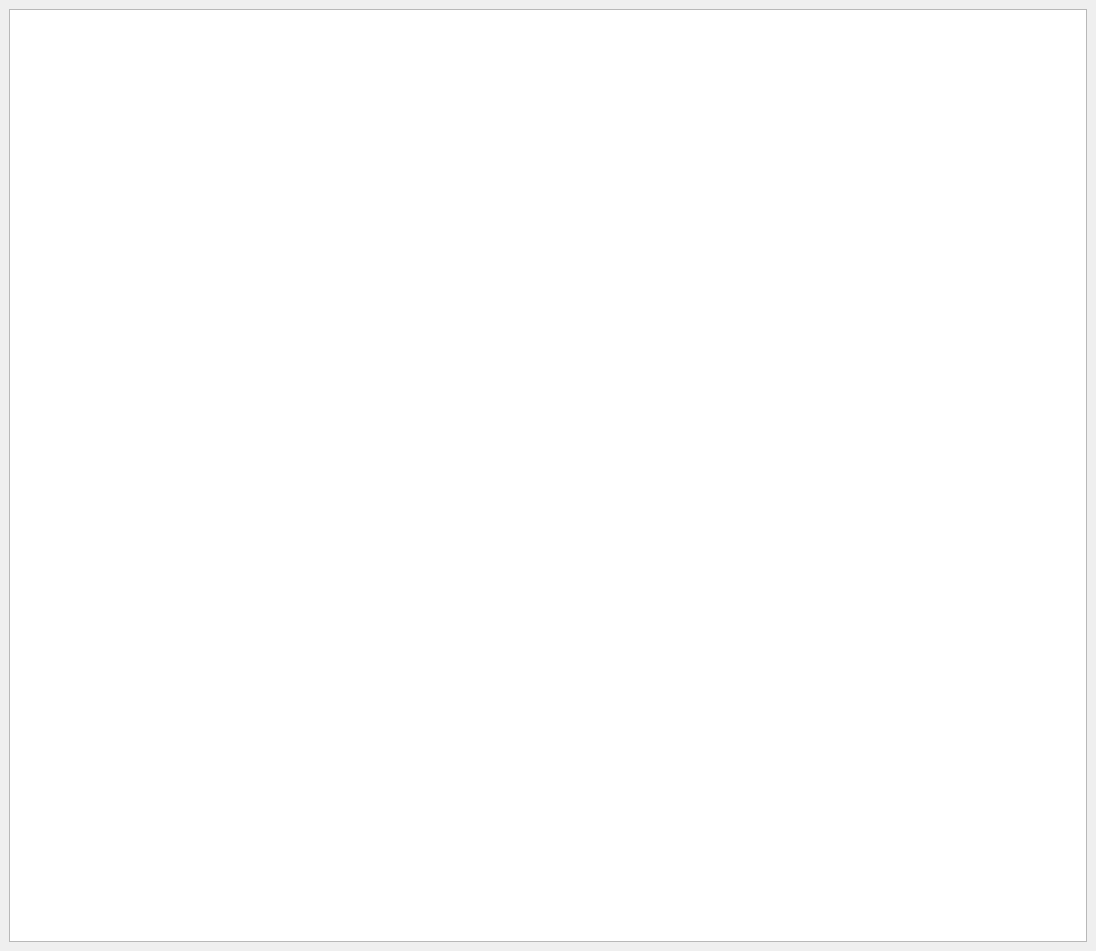
<?xml version="1.0" encoding="UTF-8"?>
<ui version="4.0">
 <class>ImageWindow</class>
 <widget class="QMainWindow" name="ImageWindow">
  <property name="geometry">
   <rect>
    <x>0</x>
    <y>0</y>
    <width>1096</width>
    <height>951</height>
   </rect>
  </property>
  <widget class="QWidget" name="centralWidget">
   <layout class="QGridLayout" name="gridLayout_6">
    <item row="0" column="0">
     <layout class="QVBoxLayout" name="verticalLayout">
      <item>
       <widget class="QGraphicsView" name="graphicsView">
        <property name="minimumSize">
         <size>
          <width>0</width>
          <height>0</height>
         </size>
        </property>
       </widget>
      </item>
     </layout>
    </item>
   </layout>
  </widget>
 </widget>
 <resources/>
 <connections/>
</ui>
